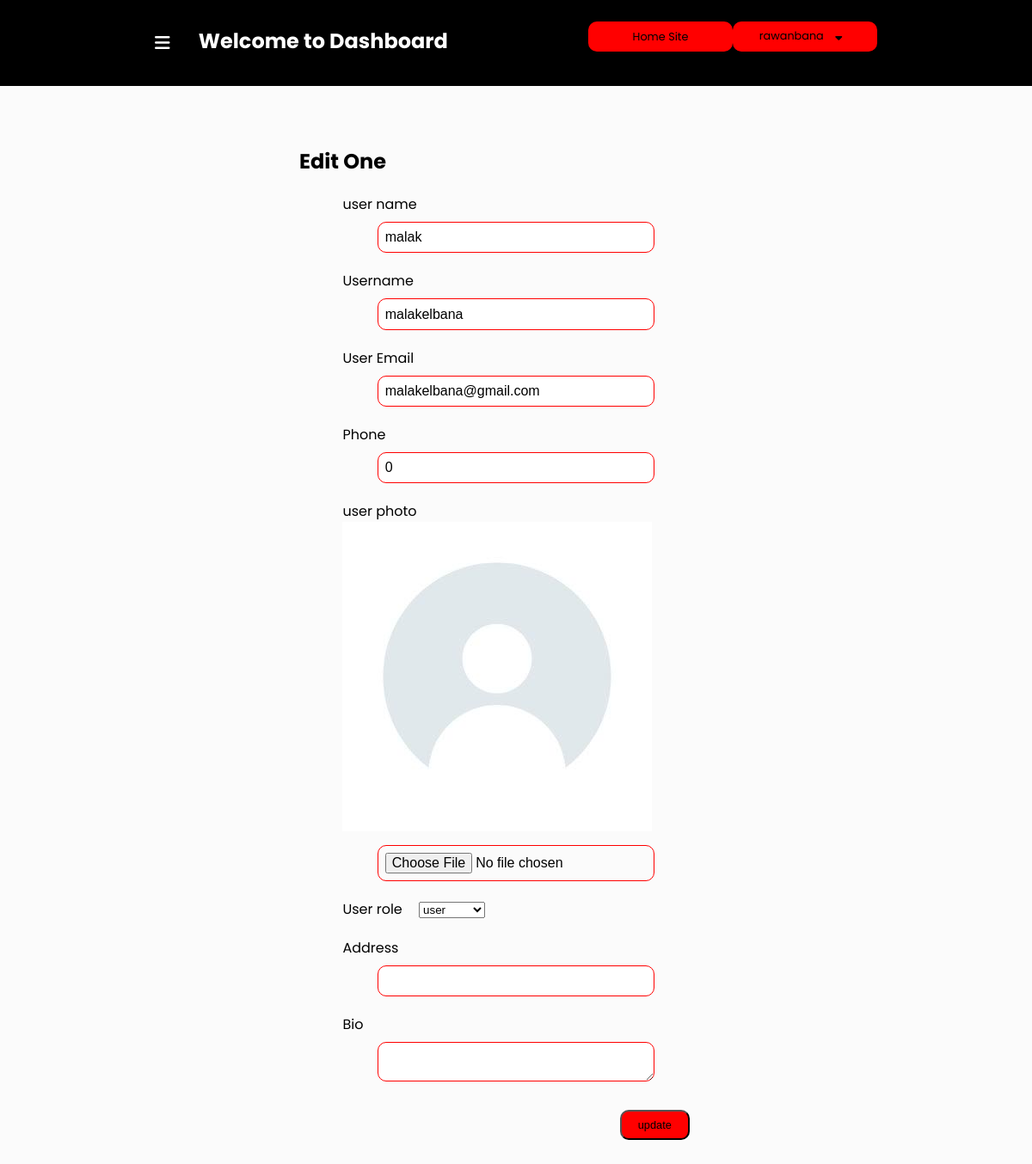
Page /admin/user.php?bdgs=edit_user&edit_user=7 (signed in) on the committed database.
### tables this page shows
CREATE TABLE `users` (
  `per_id` int(11) NOT NULL,
  `per_name` varchar(255) NOT NULL,
  `username` varchar(100) NOT NULL,
  `per_email` varchar(30) NOT NULL,
  `per_img` varchar(255) NOT NULL DEFAULT 'images - 2021-02-28T055930.611.jpeg',
  `per_role` varchar(50) NOT NULL DEFAULT 'user',
  `per_password` int(11) NOT NULL,
  `bio` varchar(255) NOT NULL,
  `per_phone` int(11) NOT NULL,
  `address` varchar(255) NOT NULL
);

### admin/includes/edit_user.php (the view, shortened to what this page needs)
<?php
        if(isset($_GET['edit_user'])){
            $user_id = $_GET['edit_user'];
            $stmt = $connection->query("SELECT * FROM users WHERE per_id= $user_id");
            while($row = $stmt->fetch(PDO::FETCH_ASSOC)){
                $user_name = $row['per_name'];
                $username = $row['username'];
                $user_email = $row['per_email'];
                $user_img = $row['per_img'];
                $user_role =$row['per_role'];
                $bio =$row['bio'];
                $user_phone = $row['per_phone'];
                $address = $row['address'];
            }
        }
    ?>
    <div class="add">
        <div class="contener">
            <h2>Edit One</h2>
            <form  method="POST" enctype="multipart/form-data">
            <div class="input">
                <label >user  name</label>
                <input type="text" name="name" value="<?php echo $user_name  ?> " required>
            </div>
            <div class="input">
                <label >Username</label>
                <input type="text" name="username" value="<?php echo $username  ?>" required>
            </div>
            <div class="input">
                <label >User Email</label>
                <input type="text" name="email" value="<?php echo $user_email ?>" required>
            </div>
            <div class="input">
                <label >Phone</label>
                <input type="number" name="phone" min="0" value="<?php echo $user_phone ?>" required>
            </div>
            <div class="input">
                <label >user photo </label>
                <span><img src="images/<?php echo $user_img ?>" alt="" ></span>
                <input type="file" name="user_img" value="<?php echo $user_img  ?>">
            </div>
            <div class="input">
                <label style="padding-right:15px;">User role</label>
                <select name="user_role" id="" required>
                    <?php
                    $role = array('user', 'company', 'admin');
                    for($i =0; $i<count($role); $i++){
                        if($role[$i]  == $user_role){
                            echo '<option value="' .$role[$i] . '" selected>' . $role[$i] .'</option>';
                        }else{
                            echo '<option value="' .$role[$i] . '">' . $role[$i] .'</option>';
                        }
                    }
                    ?>
                </select>
            </div>
            <div class="input">
                <label >Address</label>
                <input type="text" name="address" value="<?php echo $address  ?>" >
            </div>
            <div class="input">
                <label >Bio</label>
                <textarea type="text" name="bio" value="<?php echo $bio  ?>" >
                </textarea>
            </div>
            <button type="submit" class="link" name="update">update </button>
            </form>
        </div>
    </div>
</div>

### css/style.css (style rules this page uses)
:root { --colorone: rgb(46, 46, 46);; --colortwo: black; --colorthree: red; }
body { font-family: "Poppins", sans-serif; margin: 0px; }
* { box-sizing: border-box; text-decoration: none; }

### admin/css/adstyle.css (style rules this page uses)
.add { width: 60%; margin: 50px auto; }
.add .link { float: right; }
.add form { width: 80%; margin: 0 auto; }
.add .contener { margin-bottom: 100px; }

### css/header_footer.css (style rules this page uses)
.contener { width:70%; margin: 0 auto; }

### css/cart.css (style rules this page uses)
body { font-family: "Poppins", sans-serif; margin: 0px; }

### css/login.css (style rules this page uses)
.header .link, .add .link { width: 20%; height: 35px; margin-top:12.5px ; background: var(--colorthree); display: flex; justify-content: center; align-items: center; color: var(--colortwo); border-radius: 10px; font-size: 80%; }
body { background-color: rgba(250, 250, 250, 0.63); }
.input input { display: block; padding: 2% 2%; font-size: 16px; outline: 0; width: 80%; margin: 2% 10%; border: 1px solid var(--colorthree); border-radius: 10px; }
.input { margin-top: 5%; margin-bottom: 5%; }

### css/profile.css (style rules this page uses)
.add { width: 60%; margin: 50px auto; }
.add .link { float: right; }
.add form { width: 80%; margin: 0 auto; }
.add .contener { margin-bottom: 100px; }
.input textarea { display: block; padding: 1% 1%; font-size: 16px; outline: 0; width: 80%; margin: 2% 10%; border: 1px solid var(--colorthree); border-radius: 10px; }

### rows in the picture
users: name "malak", username "malakelbana", email "malakelbana@gmail.com", phone "0", per_img (picture), user_role "user"

### other values in the picture
$_SESSION['name'] "rawanbana"
